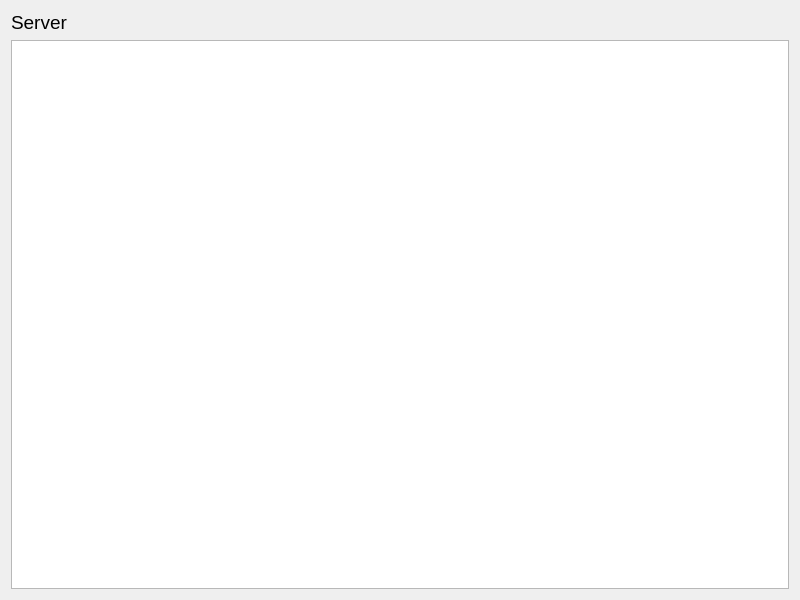
<?xml version="1.0" encoding="UTF-8"?>
<ui version="4.0">
 <class>MyServer</class>
 <widget class="QWidget" name="MyServer">
  <property name="geometry">
   <rect>
    <x>0</x>
    <y>0</y>
    <width>800</width>
    <height>600</height>
   </rect>
  </property>
  <property name="windowTitle">
   <string>MyServer</string>
  </property>
  <layout class="QVBoxLayout" name="verticalLayout">
   <item>
    <widget class="QLabel" name="label">
     <property name="font">
      <font>
       <pointsize>14</pointsize>
      </font>
     </property>
     <property name="text">
      <string>Server</string>
     </property>
    </widget>
   </item>
   <item>
    <widget class="QTextEdit" name="textEdit"/>
   </item>
  </layout>
 </widget>
 <resources/>
 <connections/>
</ui>
